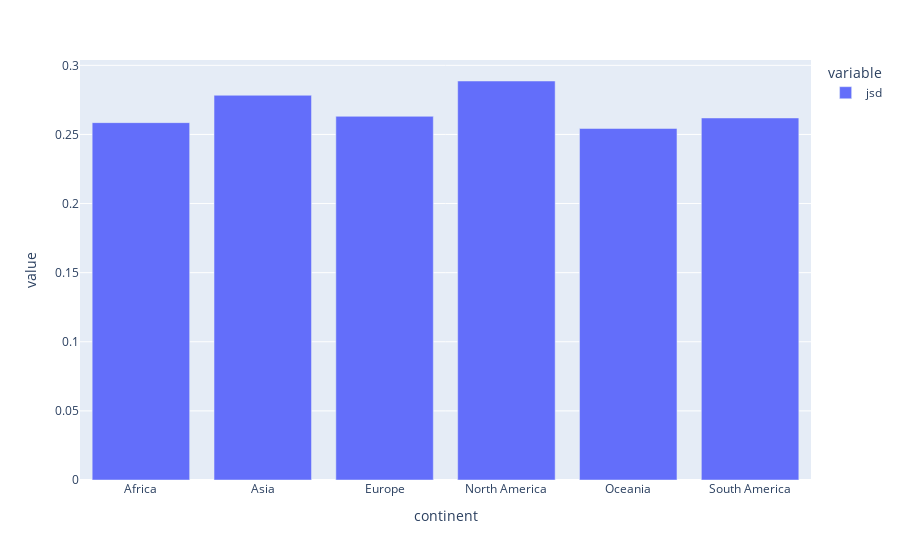

Notebook source saved alongside this figure:
### Code cell
px.bar(by_continent)

### Figure 1 — Plotly figure (JSON) as saved in the notebook; plotly's stock layout.template omitted (floating-point values rounded to 4 significant figures)
{"data": [{"hovertemplate": "variable=jsd<br>continent=%{x}<br>value=%{y}<extra></extra>", "legendgroup": "jsd", "marker": {"color": "#636efa", "pattern": {"shape": ""}}, "name": "jsd", "orientation": "v", "showlegend": true, "textposition": "auto", "type": "bar", "x": ["Africa", "Asia", "Europe", "North America", "Oceania", "South America"], "xaxis": "x", "y": [0.2585, 0.2783, 0.2631, 0.2887, 0.2543, 0.2619], "yaxis": "y"}], "layout": {"barmode": "relative", "legend": {"title": {"text": "variable"}, "tracegroupgap": 0}, "margin": {"t": 60}, "xaxis": {"anchor": "y", "domain": [0, 1], "title": {"text": "continent"}}, "yaxis": {"anchor": "x", "domain": [0, 1], "title": {"text": "value"}}}}
